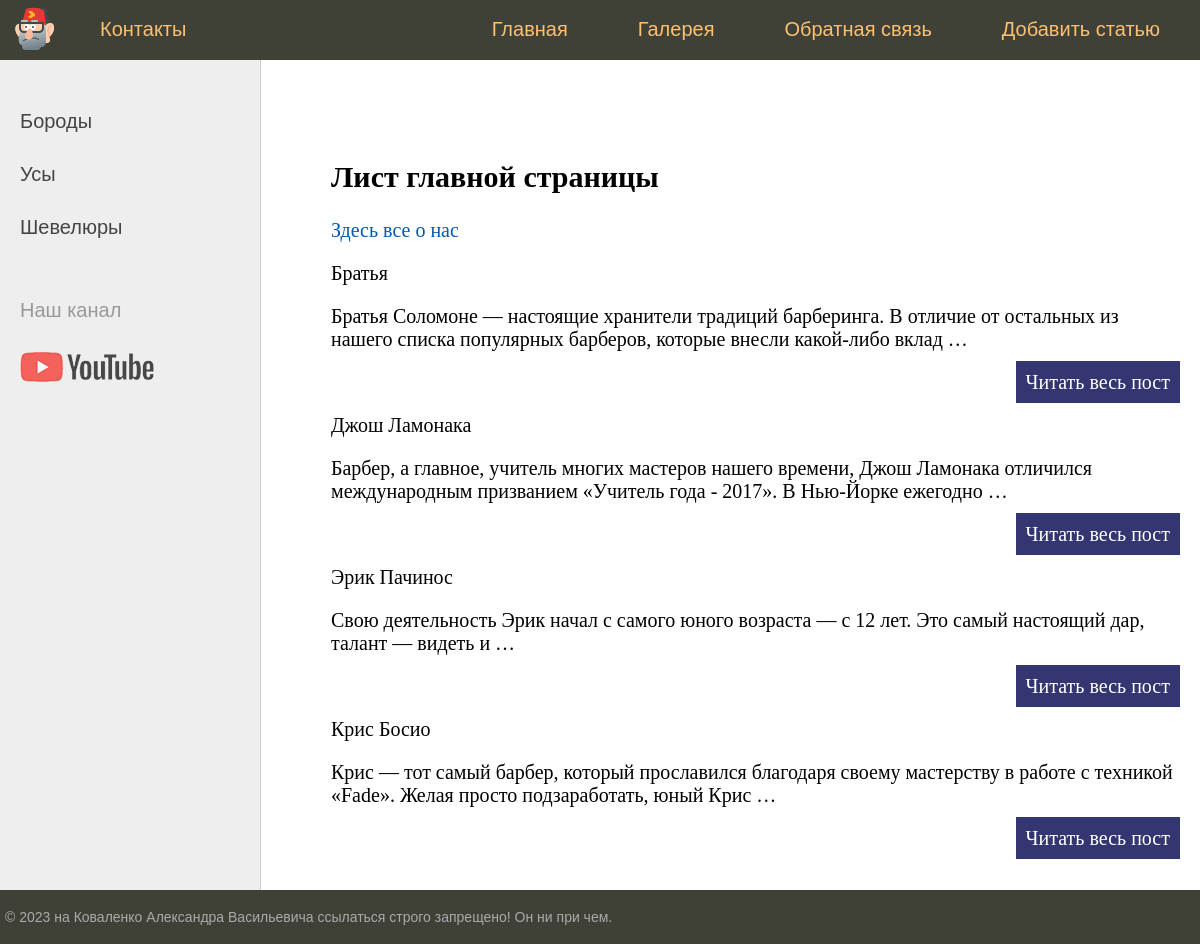
The page / on the database its author committed.
### barber/models.py (models this page shows, shortened)
class Barber(models.Model):
    title = models.CharField(max_length=255)
    content = models.TextField(blank=True)
    photo = models.ImageField(upload_to="photos/%Y/%m/%d/")
    time_create = models.DateTimeField(auto_now_add=True)
    time_update = models.DateTimeField(auto_now=True)
    is_published = models.BooleanField(default=True)
    cat_id = models.ForeignKey('Category', on_delete=models.PROTECT, null=True)
    def get_absolut_url(self):
        return reverse('post', kwargs={'post_id': self.pk})

### barber/views.py (the view)
# urls.py: path('', index, name='home'),
def index(request):
    posts = Barber.objects.all()
    return render(request, 'barber/index.html', {'posts': posts})

### templates/barber/index.html (shortened to what this page needs)
{%  extends 'barber/base3.html' %}
{%  block content %}
<h2>Лист главной страницы</h2>
<a href="{%  url 'about' %}">Здесь все о нас</a>
    {% for i in posts %}
    <p>{{ i.title}}</p>
    <p>{{ i.content|truncatewords:20 }}</p>
			<p class="link-read-post"><a href="{{  i.get_absolut_url }}">Читать весь пост</a></p>
    {% endfor %}
{%  endblock %}

### barber/static/barber/css/styles.css (style rules this page uses)
html, body { font-family: 'Arial'; margin: 0; padding: 0; height: 100%; width: 100%; color: #444; }
a { color: #0059b2; text-decoration: none; }
p.link-read-post { text-align: right; }
p.link-read-post a { padding: 10px; min-width: 100px; background: #333671; color: #fff; text-decoration: none; }

### rows shown on the page
Barber: title "Братья", content "Братья Соломоне — настоящие хранители традиций барберинга. В отличие от остальных из нашего списка популярных барберов, которые внесли какой-либо вклад …"
Barber: title "Джош Ламонака", content "Барбер, а главное, учитель многих мастеров нашего времени, Джош Ламонака отличился международным призванием «Учитель года - 2017». В Нью-Йорке ежегодно …"
Barber: title "Эрик Пачинос", content "Свою деятельность Эрик начал с самого юного возраста — с 12 лет. Это самый настоящий дар, талант — видеть и …"
Barber: title "Крис Босио", content "Крис — тот самый барбер, который прославился благодаря своему мастерству в работе с техникой «Fade». Желая просто подзаработать, юный Крис …"
